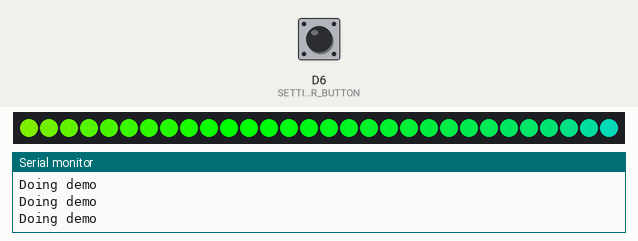
Simulated run of this sketch. Board: ESP8266 (NodeMCU). On the bench: 30 RGB LEDs in strip order, left to right, the last lines printed to the serial monitor. The test bench sets the inputs (shaded band); at power-on: D6 (SETTING_PIN_PLAYER_BUTTON) HIGH.

Above: at 1.2 s.
1.3 s: D6 (SETTING_PIN_PLAYER_BUTTON) pulled LOW for 0.15 s
At 1.36 s:
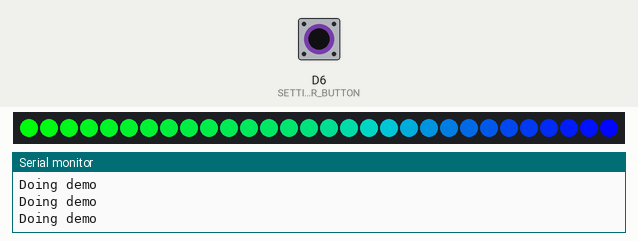
At 1.77 s:
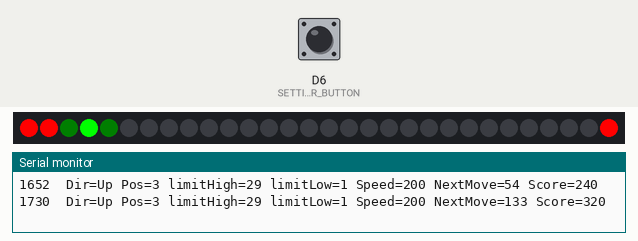
2.0 s: D6 (SETTING_PIN_PLAYER_BUTTON) pulled LOW for 0.15 s
At 2.39 s:
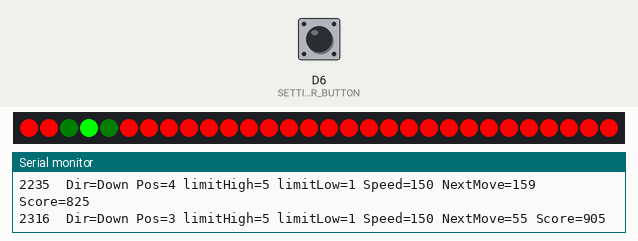
Timing chart, 0 to 5.0 s (numbered marks = the images above; inputs shaded):
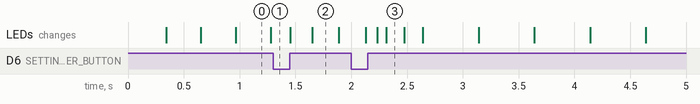

The sketch:

towerpong.ino
```cpp
// Game information
// ----------------------------------------------------------------------------
// Created by: Steven Smethurst
// Last updated: April 30, 2017
//
// ToDo:
// - Reset button instead of pulling the power.
// - Rethink the way that speed is done.

#include "FastLED.h"

// Game Settings
// ----------------------------------------------------------------------------
// The number of LEDs in this strip.
static const unsigned char SETTINGS_NUM_LEDS = 30;

// Speed
// Ms per LED change. Lower is faster.
static const unsigned short SETTINGS_SPEED_STARTING = 200;
static const unsigned short SETTINGS_SPEED_INCREMENT = 50;
static const unsigned short SETTINGS_SPEED_LIMIT = 10 ;

// In hue
// https://github.com/FastLED/FastLED/wiki/FastLED-HSV-Colors
// 0 = Red
// 96 = Green
static const unsigned char SETTING_COLOR_OUT_OF_BOUNDS = 0;
static const unsigned char SETTING_COLOR_CURSOR = 96;

// Pins
static const unsigned char SETTING_PIN_LED_DATA = D4;
static const unsigned char SETTING_PIN_PLAYER_BUTTON = D6;

// Debug
static const unsigned short SETTING_SERIAL_BAUD_RATE = 9600;

// Game variables
// ----------------------------------------------------------------------------
bool currentDirection; // What direction the cursor is currently moving.
static const bool DIRECTION_UP = true; // Default
static const bool DIRECTION_DOWN = false;

unsigned char mode; // What mode the game is currently in
static const unsigned char MODE_DEMO = 0; // Default
static const unsigned char MODE_GAME_PLAYING = 1;
static const unsigned char MODE_GAME_OVER = 2;

// Limits for the out of bounds areas
unsigned short limitHigh;
unsigned short limitLow;

unsigned short currentPosition;
int currentSpeed;
unsigned long timerGameStart; // time in ms when the game started. This is used to calculate the score
unsigned long timerGameEnd;

// Timer between frames.
unsigned long timerLastMove = 0;

// The current status of all the LEDS
CRGB leds[SETTINGS_NUM_LEDS];

void setup()
{
    pinMode(SETTING_PIN_PLAYER_BUTTON, INPUT_PULLUP);
    FastLED.addLeds<NEOPIXEL, SETTING_PIN_LED_DATA>(leds, SETTINGS_NUM_LEDS);

    // initialize serial communications
    Serial.begin(SETTING_SERIAL_BAUD_RATE);

    reset();
}

void reset()
{
    mode = MODE_DEMO;
    currentDirection = DIRECTION_UP;
    limitHigh = SETTINGS_NUM_LEDS - 1;
    limitLow = 1;
    currentPosition = limitLow + 1;
    currentSpeed = SETTINGS_SPEED_STARTING;
    timerLastMove = 0;
    timerGameStart = 0;
    timerGameEnd = 0;

    // Set all the LEDS to black
    for (unsigned short ledOffset = 0; ledOffset < SETTINGS_NUM_LEDS; ledOffset++) {
        leds[ledOffset] = CRGB::Black;
    }

    Serial.println("Reset()");
    DebugPrintCurrentStatus();
}

void DebugPrintCurrentStatus()
{
    Serial.print(String(millis()) + " " );
    Serial.print(" Dir=" + String( currentDirection == DIRECTION_UP ? "Up" : "Down" ));
    Serial.print(" Pos=" + String(currentPosition));
    Serial.print(" limitHigh=" + String(limitHigh));
    Serial.print(" limitLow=" + String(limitLow));
    Serial.print(" Speed=" + String(currentSpeed));
    Serial.print(" NextMove=" + String( (millis() - timerLastMove)) );
    Serial.print(" Score=" + String(GetScore()));

    Serial.println("");
}

void DoRender()
{
    // Update the LEDs on the screen based on the current game settings.

    // Middle
    for (unsigned short ledOffset = limitLow; ledOffset < limitHigh; ledOffset++) {
        leds[ledOffset] = CRGB::Black;
    }

    // Cursor
    // Make the cursor a little bigger then a single LED. Make the fridges half as bright.
    leds[currentPosition - 1] = CHSV(SETTING_COLOR_CURSOR, 255, 255 / 8);
    leds[currentPosition] = CHSV(SETTING_COLOR_CURSOR, 255, 255);
    leds[currentPosition + 1] = CHSV(SETTING_COLOR_CURSOR, 255, 255 / 8);


    // Low limits
    for (unsigned short ledOffset = 0; ledOffset <= limitLow; ledOffset++) {
        leds[ledOffset] = CHSV(SETTING_COLOR_OUT_OF_BOUNDS, 255, 255);
    }
    // High limits
    for (unsigned short ledOffset = limitHigh; ledOffset < SETTINGS_NUM_LEDS; ledOffset++) {
        leds[ledOffset] = CHSV(SETTING_COLOR_OUT_OF_BOUNDS, 255, 255);
    }

    // Push the data to the LEDS.
    FastLED.show();
}

void RenderScore()
{
    // todo
}

unsigned long GetScore()
{
    if( timerGameEnd > 0 ) {
        return timerGameEnd - timerGameStart;
    } else {
        return millis() - timerGameStart;
    }
}

bool ButtonPressed()
{
    bool currentButtonState = digitalRead(SETTING_PIN_PLAYER_BUTTON) ;
    static bool lastButtonState = true;
    if( currentButtonState == lastButtonState ) {
        // Nothing changed
        return false;
    }

    lastButtonState = currentButtonState ;
    if( currentButtonState ) {
        Serial.println("Player button pressed.");
        return true ;
    }

    return false;
}

void DoDemo()
{
    // See if the user has pressed the button
    if (ButtonPressed()) {
        // The user has pressed the button, start the game.
        mode = MODE_GAME_PLAYING;
        timerGameStart = millis();

        Serial.println("Start game");
        DebugPrintCurrentStatus();
        return ;
    }
    Serial.println("Doing demo");

    // ToDo: Fill the LEDs with intersting patterns.

    // Rainbow
    static unsigned char hue = 0;
    hue += 1;

    for (unsigned short ledOffset = 0; ledOffset < SETTINGS_NUM_LEDS; ledOffset++) {
        leds[ledOffset] = CHSV(hue + ledOffset *2, 255, 255);
    }

    // Push the data to the LEDS.
    FastLED.show();

}

void DoGameOver()
{
    // Check to see if we need to do anything
    if (timerLastMove + 500 > millis()) {
        // Not time yet, nothing to do.
        return;
    }

    static bool blinkStatus = true;

    // Flash limit that the user hit
    if (currentPosition <= limitLow) {
        // Check to see if it is in the Off/black
        if (!blinkStatus) {
            // Currently off. Turn it back on
            for (unsigned short ledOffset = 0; ledOffset < limitLow; ledOffset++) {
                leds[ledOffset] = CHSV(SETTING_COLOR_OUT_OF_BOUNDS, 255, 255);
            }
        } else {
            // Currently on, Turn it off
            for (unsigned short ledOffset = 0; ledOffset < limitLow; ledOffset++) {
                leds[ledOffset] = CRGB::Black;
            }
        }
    } else if (currentPosition >= limitHigh) {
        // Check to see if it is in the Off/black
        if (blinkStatus) {
            // Currently off. Turn it back on
            for (unsigned short ledOffset = limitHigh; ledOffset < SETTINGS_NUM_LEDS; ledOffset++) {
                leds[ledOffset] = CHSV(SETTING_COLOR_OUT_OF_BOUNDS, 255, 255);
            }
        } else {
            // Currently on, Turn it off
            for (unsigned short ledOffset = limitHigh; ledOffset < SETTINGS_NUM_LEDS; ledOffset++) {
                leds[ledOffset] = CRGB::Black;
            }
        }
    }

    blinkStatus = !blinkStatus;

    // we have updated the LEDs.
    timerLastMove = millis();
    // Push the data to the LEDS.
    FastLED.show();

    // Show the game score.
    RenderScore();
}

void DoMove()
{
    // This calculates the fames per second that we are getting.
    // ToDo: Is this needed?, we will only be off by one frame at most. The cursor will be moving so fast that the user probably won't even notice it.
    static unsigned long lastFame = 0;
    lastFame = millis() - lastFame;

    // We want to use a fame timer to move.
    // This make the code work the same on different speed proccessors
    if (timerLastMove + currentSpeed > millis()) {
        // Not time to move the cursor yet.
        return;
    }

    // Move the cursor
    if (DIRECTION_UP == currentDirection) {
        currentPosition++;
    } else {
        currentPosition--;
    }

    // We have moved the cursor, update the timer.
    timerLastMove = millis();

    // The position of the LEDs has changed, re-render the LEDs.
    DoRender();
}

void loop()
{
    // Check to see what mode we are in.
    if (MODE_DEMO == mode) {
        DoDemo();
        return;
    } else if (MODE_GAME_OVER == mode) {
        DoGameOver();
        return;
    }

    DebugPrintCurrentStatus();

    // Check for game ending condition.
    // This needs to happend before we check for the button press.
    if (currentPosition <= limitLow || currentPosition >= limitHigh) {
        // The game has ended, show score and wait for user input.
        Serial.println("Game over");
        timerGameEnd = millis();
        mode = MODE_GAME_OVER;
        return;
    }

    // Check to see if the user has done anything in this loop
    if (ButtonPressed()) {
        // The button has been pressed.
        // Depending on the direction of the cursor, set the limits
        if (DIRECTION_UP == currentDirection) {
            limitHigh = currentPosition;
            currentPosition--; // Move the cursor off the current limit
        } else {
            limitLow = currentPosition;
            currentPosition++; // Move the cursor off the current limit
        }

        // Toggle the movement direction
        currentDirection = !currentDirection;

        // Increase the speed
        currentSpeed -= SETTINGS_SPEED_INCREMENT;
        if( currentSpeed < SETTINGS_SPEED_LIMIT) {
            currentSpeed = SETTINGS_SPEED_LIMIT ;
        }

        DoRender();
        return ;
    }


    DoMove();
    RenderScore();
}
```
